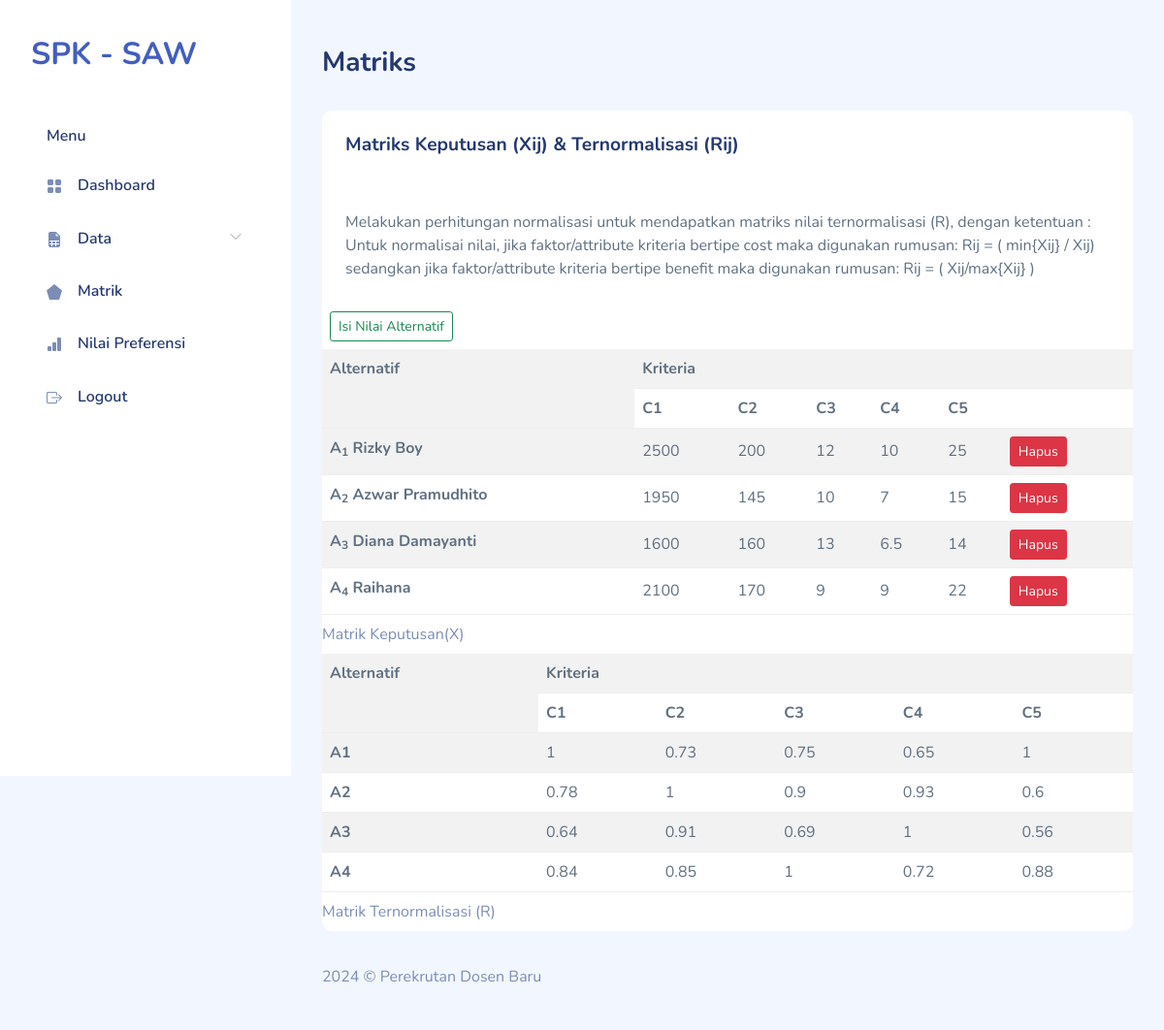
Screenshot of /matrik.php (signed in) with the database file from the repository.
### tables this page shows
CREATE TABLE `saw_evaluations` (
  `id_alternative` smallint(5) UNSIGNED NOT NULL,
  `id_criteria` tinyint(3) UNSIGNED NOT NULL,
  `value` float NOT NULL
);

CREATE TABLE `saw_alternatives` (
  `id_alternative` smallint(5) UNSIGNED NOT NULL,
  `name` varchar(30) NOT NULL
);

### matrik.php (the view, shortened to what this page needs)
<!DOCTYPE html>
<html lang="en">
  <?php
require "layout/head.php";
require "include/conn.php";
?>
  <body>
    <div id="app">
      <?php require "layout/sidebar.php";?>
      <div id="main">
        <div class="page-heading">
          <h3>Matriks</h3>
        </div>
        <div class="page-content">
          <section class="row">
            <div class="col-12">
              <div class="card">
                <div class="card-header">
                  <h4 class="card-title">Matriks Keputusan (Xij) &amp; Ternormalisasi (Rij)</h4>
                </div>
                <div class="card-content">
                  <div class="card-body">
                    <p class="card-text">Melakukan perhitungan normalisasi untuk mendapatkan matriks nilai ternormalisasi (R), dengan ketentuan :
Untuk normalisai nilai, jika faktor/attribute kriteria bertipe cost maka digunakan rumusan:
Rij = ( min{Xij} / Xij)
sedangkan jika faktor/attribute kriteria bertipe benefit maka digunakan rumusan:
Rij = ( Xij/max{Xij} )</p>
                  </div>
                  <button type="button" class="btn btn-outline-success btn-sm m-2" data-bs-toggle="modal"
                                        data-bs-target="#inlineForm">
                                        Isi Nilai Alternatif
                                    </button>
                  <div class="table-responsive">
                  <table class="table table-striped mb-0">
    <caption>
        Matrik Keputusan(X)
    </caption>
    <tr>
        <th rowspan='2'>Alternatif</th>
        <th colspan='6'>Kriteria</th>
    </tr>
    <tr>
        <th>C1</th>
        <th>C2</th>
        <th>C3</th>
        <th>C4</th>
        <th colspan="2">C5</th>
    </tr>
    <?php
$sql = "SELECT
          a.id_alternative,
          b.name,
          SUM(IF(a.id_criteria=1,a.value,0)) AS C1,
          SUM(IF(a.id_criteria=2,a.value,0)) AS C2,
          SUM(IF(a.id_criteria=3,a.value,0)) AS C3,
          SUM(IF(a.id_criteria=4,a.value,0)) AS C4,
          SUM(IF(a.id_criteria=5,a.value,0)) AS C5
        FROM
          saw_evaluations a
          JOIN saw_alternatives b USING(id_alternative)
        GROUP BY a.id_alternative
        ORDER BY a.id_alternative";
$result = $db->query($sql);
$X = array(1 => array(), 2 => array(), 3 => array(), 4 => array(), 5 => array());
while ($row = $result->fetch_object()) {
    array_push($X[1], round($row->C1, 2));
    array_push($X[2], round($row->C2, 2));
    array_push($X[3], round($row->C3, 2));
    array_push($X[4], round($row->C4, 2));
    array_push($X[5], round($row->C5, 2));
    echo "<tr class='center'>
            <th>A<sub>{$row->id_alternative}</sub> {$row->name}</th>
            <td>" . round($row->C1, 2) . "</td>
            <td>" . round($row->C2, 2) . "</td>
            <td>" . round($row->C3, 2) . "</td>
            <td>" . round($row->C4, 2) . "</td>
            <td>" . round($row->C5, 2) . "</td>
            <td>
            <a href='keputusan-hapus.php?id={$row->id_alternative}' class='btn btn-danger btn-sm'>Hapus</a>
            </td>
          </tr>\n";
}
?>
</table>
<table class="table table-striped mb-0">
    <caption>
        Matrik Ternormalisasi (R)
    </caption>
    <tr>
        <th rowspan='2'>Alternatif</th>
        <th colspan='5'>Kriteria</th>
    </tr>
    <tr>
        <th>C1</th>
        <th>C2</th>
        <th>C3</th>
        <th>C4</th>
        <th>C5</th>
    </tr>
    <?php
$sql = "SELECT
          a.id_alternative,
          SUM(
            IF(
              a.id_criteria=1,
              IF(
                b.attribute='benefit',
                a.value/" . max($X[1]) . ",
                " . min($X[1]) . "/a.value)
              ,0)
              ) AS C1,
          SUM(
            IF(
              a.id_criteria=2,
              IF(
                b.attribute='benefit',
                a.value/" . max($X[2]) . ",
                " . min($X[2]) . "/a.value)
               ,0)
             ) AS C2,
          SUM(
            IF(
              a.id_criteria=3,
              IF(
                b.attribute='benefit',
                a.value/" . max($X[3]) . ",
                " . min($X[3]) . "/a.value)
               ,0)
             ) AS C3,
          SUM(
            IF(
              a.id_criteria=4,
              IF(
                b.attribute='benefit',
                a.value/" . max($X[4]) . ",
                " . min($X[4]) . "/a.value)
               ,0)
             ) AS C4,
          SUM(
            IF(
              a.id_criteria=5,
              IF(
                b.attribute='benefit',
                a.value/" . max($X[5]) . ",
                " . min($X[5]) . "/a.value)
               ,0)
             ) AS C5
        FROM
          saw_evaluations a
          JOIN saw_criterias b USING(id_criteria)
        GROUP BY a.id_alternative
        ORDER BY a.id_alternative
       ";
$result = $db->query($sql);
while ($row = $result->fetch_object()) {
    echo "<tr class='center'>
            <th>A{$row->id_alternative}</th>
            <td>" . round($row->C1, 2) . "</td>
            <td>" . round($row->C2, 2) . "</td>
            <td>" . round($row->C3, 2) . "</td>
            <td>" . round($row->C4, 2) . "</td>
            <td>" . round($row->C5, 2) . "</td>
          </tr>\n";
}
?>
</table>
                  </div>
                </div>
              </div>
            </div>
          </section>
        </div>
        <?php require "layout/footer.php";?>
      </div>
    </div>
  </body>
</html>

### layout/head.php (shortened to what this page needs)
<head>
    <link rel="stylesheet" href="assets/css/bootstrap.css">
    <link rel="stylesheet" href="assets/vendors/iconly/bold.css">
    <link rel="stylesheet" href="assets/vendors/perfect-scrollbar/perfect-scrollbar.css">
    <link rel="stylesheet" href="assets/vendors/bootstrap-icons/bootstrap-icons.css">
    <link rel="stylesheet" href="assets/css/app.css">
</head>

### layout/sidebar.php (shortened to what this page needs)
<div id="sidebar" class="active">
    <div class="sidebar-wrapper active">
        <div class="sidebar-header">
            <div class="d-flex justify-content-between">
                <div class="logo">
                    <a href="./">SPK - SAW</a>
                </div>
            </div>
        </div>
        <div class="sidebar-menu">
            <ul class="menu">
                <li class="sidebar-title">Menu</li>
                <li class="sidebar-item">
                    <a href="./" class='sidebar-link'>
                        <i class="bi bi-grid-fill"></i>
                        <span>Dashboard</span>
                    </a>
                </li>
                <li class="sidebar-item  has-sub">
                    <a href="#" class='sidebar-link'>
                        <i class="bi bi-file-earmark-spreadsheet-fill"></i>
                        <span>Data</span>
                    </a>
                </li>
                <li class="sidebar-item">
                    <a href="matrik.php" class='sidebar-link'>
                        <i class="bi bi-pentagon-fill"></i>
                        <span>Matrik</span>
                    </a>
                </li>
                <li class="sidebar-item">
                    <a href="preferensi.php" class='sidebar-link'>
                        <i class="bi bi-bar-chart-fill"></i>
                        <span>Nilai Preferensi</span>
                    </a>
                </li>
                <li class="sidebar-item">
                    <a href="logout.php" class='sidebar-link'>
                        <i class="bi bi-box-arrow-right"></i>
                        <span>Logout</span>
                    </a>
                </li>
            </ul>
        </div>
    </div>
</div>

### layout/footer.php
<footer>
    <div class="footer clearfix mb-0 text-muted">
        <div class="float-start">
            <p>2024 &copy; Perekrutan Dosen Baru</p>
    </div>
</footer>

### assets/css/app.css (style rules this page uses)
.btn.btn-danger,.btn.btn-info,.btn.btn-primary,.btn.btn-secondary,.btn.btn-success,.btn.btn-warning { color:#fff }
.card { margin-bottom:2.2rem;border:none }
.card .card-header { border:none }
.card .card-header h4 { font-size:1.2rem;font-weight:700 }
.card .card-content { position:relative }
.card .card-title { font-size:1.2rem }
.card .card-body { padding:1.5rem }
#sidebar.active .sidebar-wrapper { left:0 }
.sidebar-wrapper { width:300px;height:100vh;position:fixed;top:0;z-index:10;overflow-y:auto;background-color:#fff;bottom:0;transition:left .5s ease-out }
.sidebar-wrapper .sidebar-header { padding:2rem 2rem 1rem;font-size:2rem;font-weight:700 }
.sidebar-wrapper .menu { margin-top:2rem;padding:0 2rem;font-weight:600 }
.sidebar-wrapper .menu .sidebar-title { padding:0 1rem;margin:1.5rem 0 1rem;font-size:1rem;list-style:none;font-weight:600;color:#25396f }
.sidebar-wrapper .menu .sidebar-link { display:block;padding:.7rem 1rem;font-size:1rem;display:flex;align-items:center;border-radius:.5rem;transition:all .5s;text-decoration:none;color:#25396f }
.sidebar-wrapper .menu .sidebar-link i,.sidebar-wrapper .menu .sidebar-link svg { color:#7c8db5 }
.sidebar-wrapper .menu .sidebar-link span { margin-left:1rem }
.sidebar-wrapper .menu .sidebar-item { list-style:none;margin-top:.5rem;position:relative }
.sidebar-wrapper .menu .sidebar-item.has-sub .sidebar-link:after { position:absolute;color:#ccc;right:15px;top:12px;display:block }
.dataTable-table td,.dataTable-table thead th,.table td,.table thead th { vertical-align:middle }
.bi { width:1rem;height:1rem }
#main { margin-left:300px;padding:2rem }
.page-heading { margin:0 0 2rem }
.page-heading h3 { font-weight:700 }
a { text-decoration:none }

### rows the page displays
saw_evaluations: id_alternative "1", id_alternative.name "Rizky Boy", C1 "2500", C2 "200", C3 "12", C4 "10", C5 "25", C1 "1", C2 "0.73", C3 "0.75", C4 "0.65", C5 "1"
saw_evaluations: id_alternative "2", id_alternative.name "Azwar Pramudhito", C1 "1950", C2 "145", C3 "10", C4 "7", C5 "15", C1 "0.78", C2 "1", C3 "0.9", C4 "0.93", C5 "0.6"
saw_evaluations: id_alternative "3", id_alternative.name "Diana Damayanti", C1 "1600", C2 "160", C3 "13", C4 "6.5", C5 "14", C1 "0.64", C2 "0.91", C3 "0.69", C4 "1", C5 "0.56"
saw_evaluations: id_alternative "4", id_alternative.name "Raihana", C1 "2100", C2 "170", C3 "9", C4 "9", C5 "22", C1 "0.84", C2 "0.85", C3 "1", C4 "0.72", C5 "0.88"
